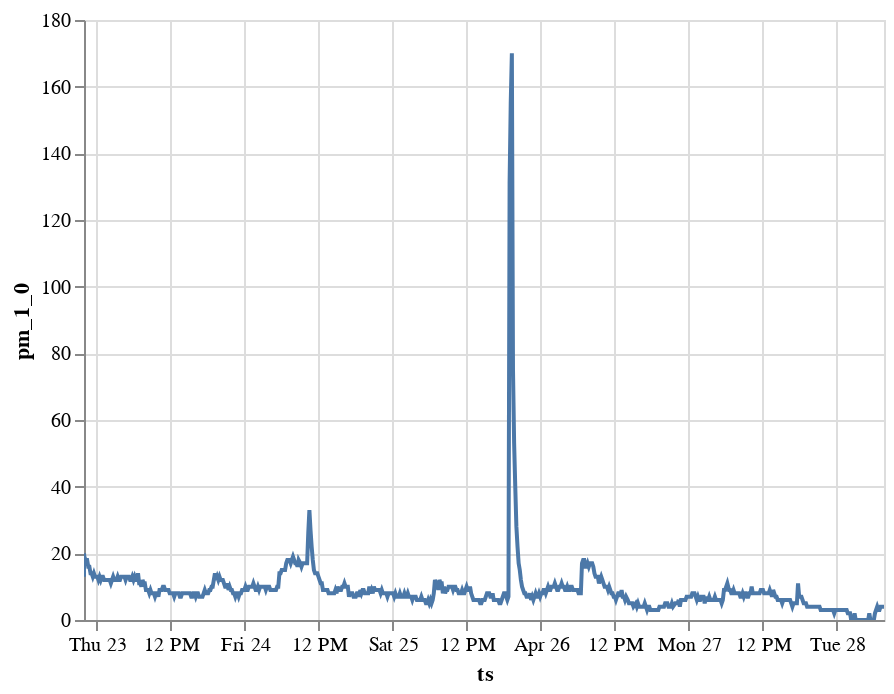

The code cell stored with this chart in its notebook:
### Code cell
import altair as alt 

alt.Chart(df.reset_index()).mark_line().encode(
    x='ts:T',
    y='pm_1_0:Q',    
).interactive()

### Figure 1 — Vega-Lite specification as saved in the notebook (floating-point values rounded to 4 significant figures; data arrays with more than 128 entries replaced by an {"elided": "..."} marker saying what was removed)
{"config": {"view": {"continuousWidth": 400, "continuousHeight": 300}}, "data": {"name": "data-ba6f09caede244f5b58ac3f2c683b982"}, "mark": "line", "encoding": {"x": {"type": "temporal", "field": "ts"}, "y": {"type": "quantitative", "field": "pm_1_0"}}, "selection": {"selector001": {"type": "interval", "bind": "scales", "encodings": ["x", "y"]}}, "$schema": "https://vega.github.io/schema/vega-lite/v4.8.1.json", "datasets": {"data-ba6f09caede244f5b58ac3f2c683b982": {"elided": "702 records"}}}
